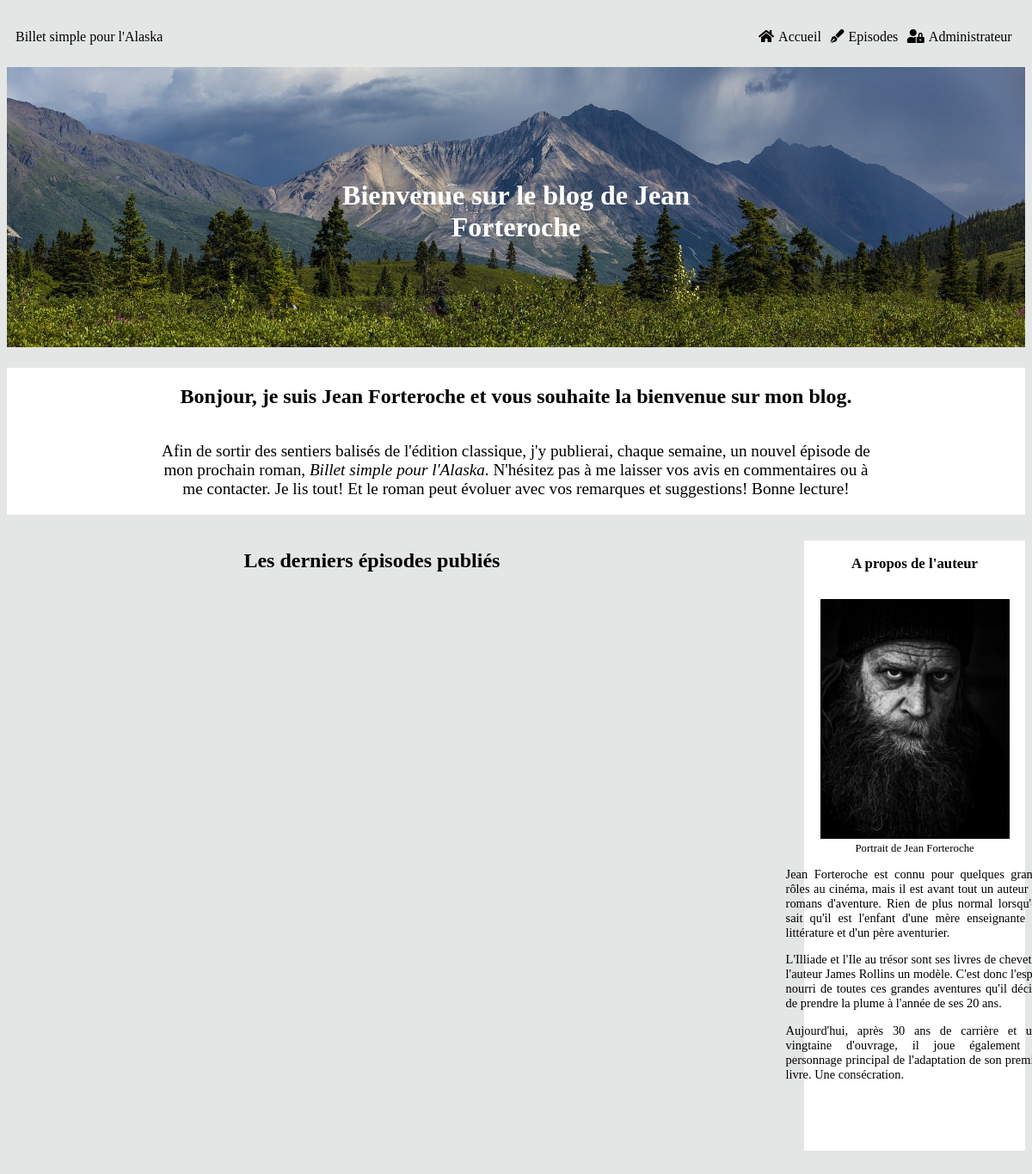
/, run on an earlier commit of the app's database.
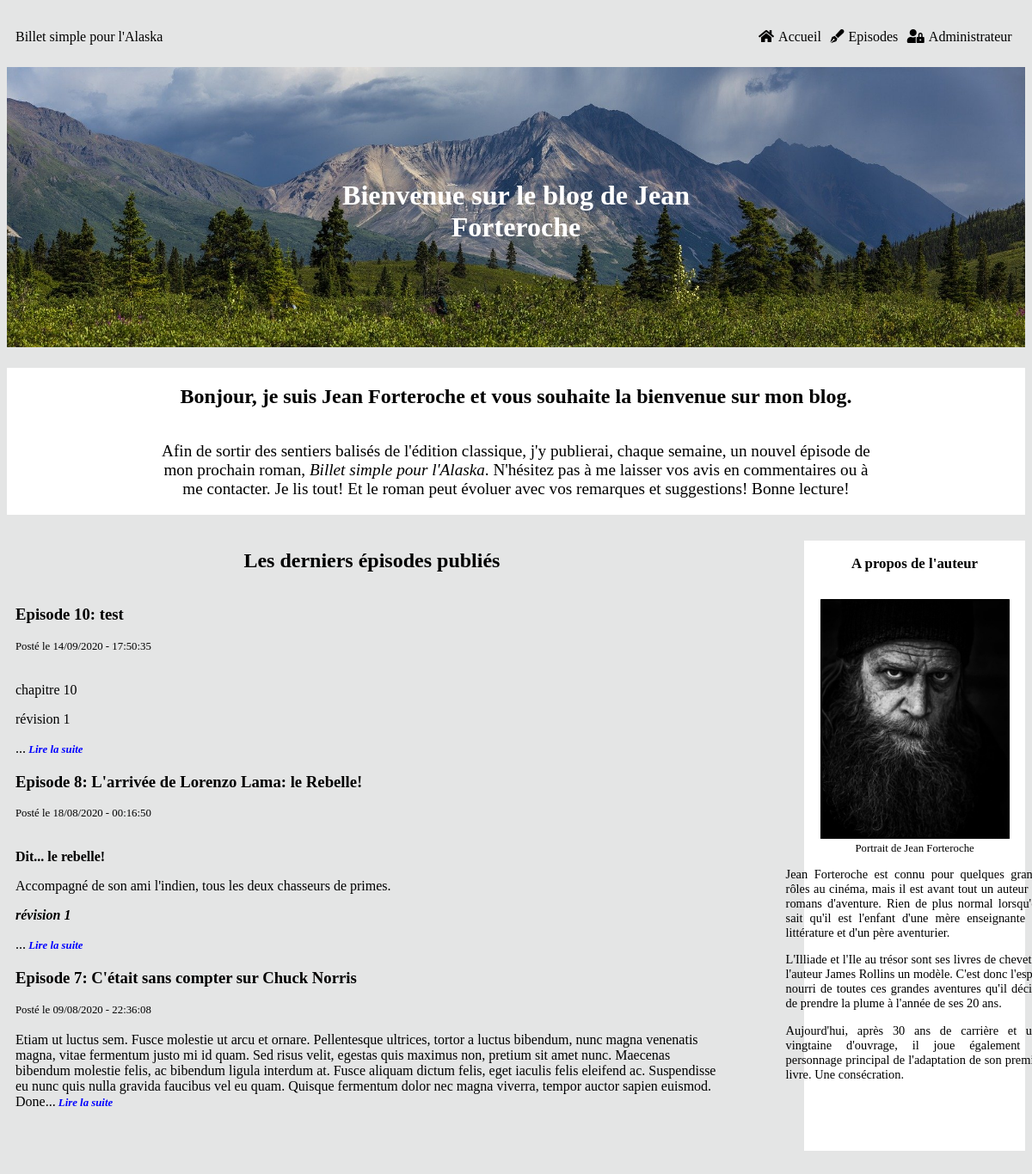
And on a later commit of the database.
### tables this page shows
CREATE TABLE IF NOT EXISTS `episodes` (
  `episode_id` tinyint(11) NOT NULL AUTO_INCREMENT,
  `numero_episode` tinyint(11) NOT NULL,
  `episode_title` char(255) NOT NULL,
  `episode_content` longtext NOT NULL,
  `episode_date` datetime NOT NULL DEFAULT CURRENT_TIMESTAMP,
  `episode_status` int(1) NOT NULL,
  PRIMARY KEY (`episode_id`),
  UNIQUE KEY `unicite` (`numero_episode`) USING BTREE
);

### src/View/View.php (called while the page is built, shortened)
<?php
class View
{
    public function __construct(Session $session, AccessControl $accessControl)
    {
        $this->accessControl = $accessControl;
    }
    public function display(array $data, string $template, string $layout) : void
    {
        require_once($template);
        $content = ob_get_clean();
        require_once($layout);
    }
}

### src/Controller/FrontOffice/PostController.php (called while the page is built, shortened)
<?php
class PostController
{
    private $postManager;
    private $view;
    private $layout;
    public function __construct(PostManager $postManager, View $view, CommentManager $commentManager, Session $session, Token $token)
    {
        $this->postManager = $postManager;
        $this->view = $view;
        $this->layout = '../templates/frontOffice/layout.html.php';
    }
    public function displayHome() : void
    {
        $data = $this->postManager->getThreeEpisodes();
        $template = 'home.html.php';
        $this->view->display($data, $template, $this->layout);
    }
}

### public/index.php (called while the page is built, shortened)
<?php
$router = new Router();
$router->run();

### src/Service/Security/AccessControl.php (called while the page is built, shortened)
<?php
class AccessControl
{
    public function __construct(Session $session)
    {
        $this->session = $session;
    }
    public function isConnected() : bool
    {
        return false;
    }
}

### src/Service/Http/Session.php (called while the page is built, shortened)
<?php
class Session
{
    public function getUserName() : string
    {
        return '';
    }
}

### src/Model/PostManager.php (called while the page is built, shortened)
<?php
class PostManager
{
    private $database;
    public function __construct(Database $database)
    {
        $this->database = $database;
    }
    public function getThreeEpisodes() : array
    {
        $request = $this->database->prepare("SELECT *, substring(episode_content, 1, 500) AS episode_content, DATE_FORMAT(episode_date, '%d/%m/%Y - %H:%i:%s') AS episode_date
            FROM episodes
            WHERE episode_status = 1
            ORDER BY numero_episode
            DESC LIMIT 0, 3");
        $request->execute();
        return $request->fetchAll();
    }
}

### Templates/Frontoffice/home.html.php (the view)
<h2>Les derniers épisodes publiés</h2>
<?php foreach ($data as $entry) {?>
    <article>
        <a href='index.php?action=post&id=<?=$entry['episode_id']?>'>
            <h3 class='episode_title'>Episode <?=$entry['numero_episode']?>: <?=htmlspecialchars_decode($entry['episode_title'])?></h3>
        </a>
        <span class='post_date'>Posté le <?=$entry['episode_date']?></span><br/>
        <div><?=htmlspecialchars_decode($entry['episode_content'])?>...<span class='read_next'><a href="index.php?action=post&id=<?=$entry['episode_id']?>"> Lire la suite</a></span></div>
    </article>
<?php
}?>

### src/Service/Router.php (shortened to what this page needs)
<?php
class Router
{
    private $postController;
    private $get;
    public function __construct()
    {
        $this->database = new Database();
        $this->session = new Session();
        $this->token = new Token($this->session);
        $this->accessControl = new AccessControl($this->session);
        $this->postManager = new PostManager($this->database);
        $this->commentManager = new CommentManager($this->database);
        $this->view = new View($this->session, $this->accessControl);
        $this->postController = new PostController($this->postManager, $this->view, $this->commentManager, $this->session, $this->token);
        $this->request = new Request();
        $this->get = $this->request->cleanGet();
    }
    public function run(): void
    {
        $test = isset($this->get['action']);
        if (!$test) {
            $this->get['action'] = 'get_home';
        }
        switch ($this->get['action']) {
            case 'get_home':
                $this->postController->displayHome();
            break;
        }
    }
}

### Templates/Frontoffice/layout.html.php (shortened to what this page needs)
<!DOCTYPE html>
<html lang="fr">
	<head>
		<link rel="stylesheet" type="text/css" href="/css/style.css" />
		<link rel="stylesheet" href="/fontawesome/css/all.css" />
	</head>
	<body>
		<header>
			<div class="headband">
				<a class="logo" href="index.php">Billet simple pour l'Alaska</a>
				<nav class='front_nav'>
					<div class="menu_container">
						<ul class="menu">
							<li><a href="index.php"><i class="fas fa-home"></i>Accueil</a></li>
							<li><a href="index.php?action=get_all&page=1"><i class="fas fa-pen-fancy"></i>Episodes</a></li>
							<?php
								if ($this->accessControl->isConnected() === true) {?>
									<li><a href="index.php?action=episodes_list"><i class="fas fa-lock-open"></i>Backoffice</a></li>
								<?php
								} elseif ($this->accessControl->isConnected() === false) {?>
									<li id='admin_link'><a href="index.php?action=authentification"><i class="fas fa-user-lock"></i>Administrateur</a></li>
									<?php
									}
							?>
						</ul>
					</div>
				</nav>
			</div>
			<img class="header_img" src="/images/landscape_01.jpg" alt="aurore boréale en alaska" />
			<h1>Bienvenue sur le blog de Jean Forteroche</h1>
		</header>
		<section class="welcoming_text">
			<h2>Bonjour, je suis Jean Forteroche et vous souhaite la bienvenue sur mon blog.</h2>
			<p>Afin de sortir des sentiers balisés de l'édition classique, j'y publierai, chaque semaine, un nouvel épisode de mon prochain roman,
				<span id="titre">Billet simple pour l'Alaska</span>.
				N'hésitez pas à me laisser vos avis en commentaires ou à me contacter. Je lis tout! Et le roman peut évoluer avec vos remarques et suggestions!
				Bonne lecture!
			</p>
		</section>
		<div class='front_content'>
			<section class="episodes_and_comments">
				<?=$content?>
			</section>
			<aside class="about_me">
				<h3>A propos de l'auteur</h3>
				<div id="portrait_desc">
					<figure>
						<img class="portrait" src="/images/portrait.jpg" alt="Portrait de Jean Forteroche" />
						<figcaption>Portrait de Jean Forteroche</figcaption>
					</figure>
					<div id="description">
						<p>Jean Forteroche est connu pour quelques grands rôles au cinéma, mais il est avant tout un auteur de romans d'aventure.
							Rien de plus normal lorsqu'on sait qu'il est l'enfant d'une mère enseignante de littérature et d'un père aventurier.</p>
						<p>L'Illiade et l'Ile au trésor sont ses livres de chevet et l'auteur James Rollins un modèle. C'est donc l'esprit nourri de toutes
							ces grandes aventures qu'il décide de prendre la plume à l'année de ses 20 ans.</p>
						<p>Aujourd'hui, après 30 ans de carrière et une vingtaine d'ouvrage, il joue également le personnage principal de l'adaptation de son premier livre. Une consécration.</p>
					</div>
				</div>
			</aside>
		</div>
	</body>
</html>

### public/css/style.css (style rules this page uses)
html { font-family: aileron; background-color: #e4e5e5; }
a { text-decoration: none; color: black; }
header { position: relative; }
.header_img { width: 100%; }
.headband { display: flex; width: 100%; height: 70px; justify-content: space-between; align-items: center; }
.logo { padding-left: 10px; }
.front_nav { width: 30%; }
.menu { box-sizing: border-box; padding-right: 10px; display: flex; justify-content: space-around; list-style-type: none; }
.menu li i { margin-right: 5px; }
#titre { font-style: italic; }
header h1 { width: 40%; height: 10%; font-size: 2rem; position: absolute; left: 30%; top: 45%; font-weight: bold; color: white; }
.welcoming_text { width: 100%; margin-top: 20px; display: flex; flex-direction: column; align-items: center; background-color: white; }
.welcoming_text p { width: 70%; font-size: 1.2rem; text-align: center; }
.front_content { width: 100%; height: 100%; margin-top: 10px; display: flex; justify-content: space-between; }
h2 { text-align: center; }
.about_me { width: 20%; margin-left: 20px; margin-top: 20px; margin-bottom: 20px; height: 700px; padding: 10px; padding-top: 0; text-align: justify; font-size: 0.9rem; display: flex; flex-direction: column; align-items: center; background-color: white; }
.portrait { width: 220px; }
figcaption { text-align: center; font-size: 0.8rem; }
.episodes_and_comments { height: 100%; width: 70%; padding: 10px; display: flex; flex-direction: column; }
.post_date { font-size: 0.8rem; }
article { display: flex; flex-direction: column; }
article p { text-align: justify; }
.read_next > a { font-size: 0.8rem; font-style: italic; font-weight: bold; color: blue; }
#action_buttons, h1 { text-align: center; }

What changed in the data, as far as the page shows it:
added episodes: numero_episode "10", episode_title "test", episode_date "14/09/2020 - 17:50:35", episode_content "chapitre 10 révision 1"
added episodes: numero_episode "8", episode_title "L'arrivée de Lorenzo Lama: le Rebelle!", episode_date "18/08/2020 - 00:16:50", episode_content "Dit... le rebelle! Accompagné de son ami l'indien, tous les deux chasseurs de primes. révision 1"
added episodes: numero_episode "7", episode_title "C'était sans compter sur Chuck Norris", episode_date "09/08/2020 - 22:36:08", episode_content "Etiam ut luctus sem. Fusce molestie ut arcu et ornare. Pellentesque ultrices, tortor a luctus bibendum, nunc magna venenatis magna, vitae fermentum justo mi id quam. Sed risus velit, egestas quis maximus non, pretium sit amet nunc. Maecenas bibendum molestie felis, ac bibendum ligula interdum at. Fusce aliquam dictum felis, eget iaculis felis eleifend ac. Suspendisse eu nunc quis nulla gravida faucibus vel eu quam. Quisque fermentum dolor nec magna viverra, tempor auctor sapien euismod. Done"
